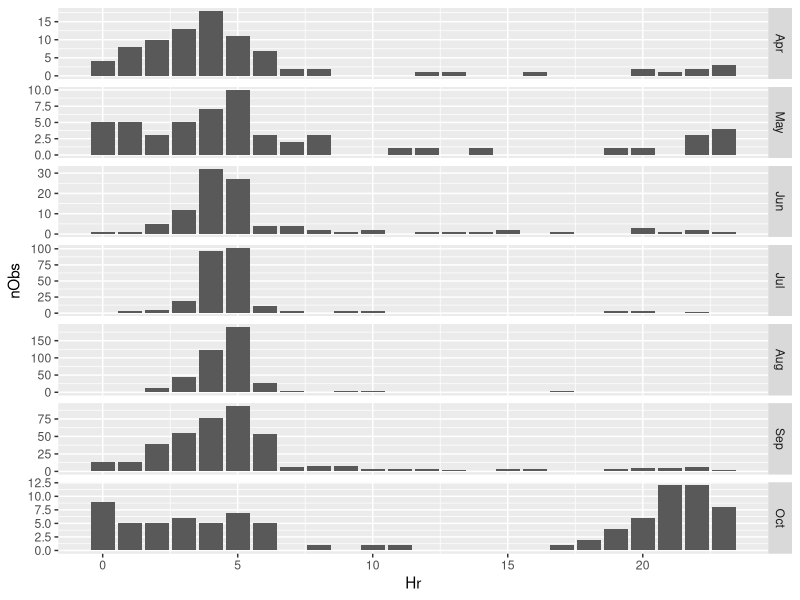
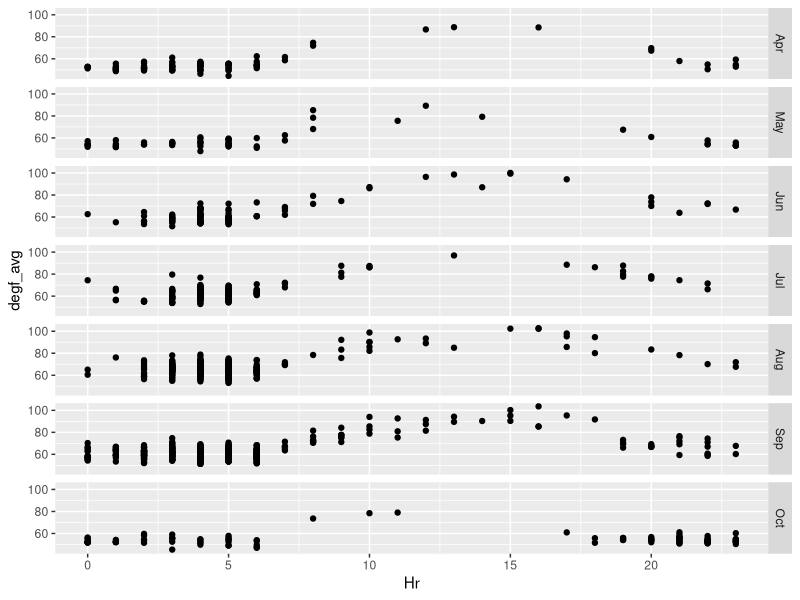

The R source for these figures, in order:
#===========================================================================#
# script11_explore_count_and_temperature.R
# 
# Uses the "combined" data set created in script10 to explore relationsips 
#
# PARTS
# 1. Basic questions about combined data set (multiple obs/night?)(line 14)  
# 2.  Examine captures after 7AM (before midnight) (line 64)  
#
# combined--imported as created in script10
# combined2--adds categorical variable for off hours
#
#===========================================================================#

library(tidyverse)
library(lubridate)

#-- 1. Basic questions about combined data set (multiple obs/night?) --------

combined <- read_csv("./data/merged_count_and_temp_data.csv")
combined
# A tibble: 1,428 x 11
#   pest_dif site         Yr Mnth.x Julian    Hr degf_avg degf_lo degf_hi rh_avg Mnth.y
#      <dbl> <chr>     <dbl> <chr>   <dbl> <dbl>    <dbl>   <dbl>   <dbl>  <dbl> <chr> 
# 1        1 UCKearney  2019 Jun       153     5     60.2    59.7    61.2   89.8 Jun   
# 2        1 UCKearney  2019 Jul       191     4     61.2    60.3    62.2   83.6 Jul   
# 3        1 UCKearney  2019 Jul       194     4     64.2    63.9    65.1   93.2 Jul 

length(combined$pest_dif)
# [1] 1428
length(combined$pest_dif[is.na(combined$pest_dif)])
# [1] 0

#-- First confirms r object and syntax. Second confirms that NAs have already
#-- been filtered out, and can be assumed not to exist for subsequent code

### How many cases of multiple entries per day?
combined %>%  
  group_by(site,Yr,Julian) %>% 
  summarise(moths = sum(pest_dif),
            nObs = n())
# A tibble: 577 x 5
# Groups:   site, Yr [10]
#   site          Yr Julian moths  nObs
#   <chr>      <dbl>  <dbl> <dbl> <int>
# 1 mikewoolf1  2019    142     1     1
# 2 mikewoolf1  2019    143     3     2
# 3 mikewoolf1  2019    144     2     1

combined %>% 
  group_by(site,Yr,Julian) %>% 
  summarise(moths = sum(pest_dif),
            nObs = n()) %>% 
  filter(nObs > 1) 

# A tibble: 331 x 5
# Groups:   site, Yr [10]
#   site          Yr Julian moths  nObs
#   <chr>      <dbl>  <dbl> <dbl> <int>
# 1 mikewoolf1  2019    143     3     2
# 2 mikewoolf1  2019    145    60     3
# 3 mikewoolf1  2019    148    66     4

#-- Multiple obs per night in ca. 60% of cases, even though
#-- data are in hour increments

#-- 2. Examine captures after 7AM (before midnight) -------------------------

# Create variable marking offhours 
combined2 <- combined %>% 
  mutate(offhrs = ifelse(Hr <= 7,"No","Yes"))

# Examine other categorical variables individual
combined2 %>% 
  group_by(Yr,offhrs) %>% 
  summarise(nObs = n())
# A tibble: 4 x 3
# Groups:   Yr [2]
# Yr offhrs  nObs
#   <dbl> <chr>  <int>
# 1  2019 No       646
# 2  2019 Yes      114
# 3  2020 No       586
# 4  2020 Yes       82

#-- R has table functions that would apply a chi square test. Such a test
#-- might find a significant different between the years, but it would not
#-- be important when comparing 12 vs. 15%

combined2 %>% 
  group_by(site,offhrs) %>% 
  summarise(nObs = n()) %>% 
  pivot_wider(names_from = site, values_from = nObs)
# A tibble: 2 x 10
#   offhrs mikewoolf1 mikewoolf2 mikewoolf3 mikewoolf4 mikewoolf5 MWoolf_east Perez UCKearney  usda
#   <chr>       <int>      <int>      <int>      <int>      <int>       <int> <int>     <int> <int>
# 1 No            406        137        133        171         24          95    96        66   104
# 2 Yes            88         13         20         21         10          16     7        10    11

# somewhat consistent when there were many captures, more random when there
# were fewer

### Now we can examine month and temperature (next time)

# How many "bins" do we have for month?
combined2 %>% 
  filter(Mnth.x != Mnth.y) 
  #-- Same thing, retatined from both sources in merge

combined2 %>% 
  group_by(Mnth.x) %>% 
  summarise(nObs = n())

# Make Mnth.x into a factor to conserve order
combined2$Mnth.x <- factor(combined2$Mnth.x, levels = c("Mar","Apr","May","Jun","Jul","Aug","Sep","Oct"))
combined2

combined2 %>% 
  group_by(Mnth.x,offhrs) %>% 
  summarise(nObs = n()) 
# Mnth.x offhrs  nObs
# <fct>  <chr>  <int>
#  1 Mar    No         2
#  2 Apr    No        73
#  3 Apr    Yes       13
#  4 May    No        40
#  5 May    Yes       15
#  6 Jun    No        86
#  7 Jun    Yes       18
#  8 Jul    No       240
#  9 Jul    Yes       19
# 10 Aug    No       400
# 11 Aug    Yes       26
# 12 Sep    No       349
# 13 Sep    Yes       57
# 14 Oct    No        42
# 15 Oct    Yes       48

#-- We can ignore March. Suggests similar trends until October. Can be
#-- Processed with some combination of stacked bar chart and a table 
#-- with proportions. Will be necessary to re-arrange the data, particularly
#-- for the latter 

x <- combined2 %>% 
  group_by(Mnth.x,offhrs) %>%
  filter(Mnth.x != "Mar") %>% 
  summarise(nObs = n()) 
x # as expected

x$Mnth.x <- droplevels(x$Mnth.x)

levels(x$Mnth.x)
# [1] "Apr" "May" "Jun" "Jul" "Aug" "Sep" "Oct"

# Use pivot_wider to get "No" and "Yes" on same line
x <- x %>% 
  pivot_wider(names_prefix = "Offhours_", names_from = offhrs, values_from = nObs)

x %>%
  mutate(pct_offhours = 100*(Offhours_Yes/(Offhours_No + Offhours_Yes)))
#   Mnth.x Offhours_No Offhours_Yes pct_offhours
#   <fct>        <int>        <int>        <dbl>
# 1 Apr             73           13        15.1 
# 2 May             40           15        27.3 
# 3 Jun             86           18        17.3 
# 4 Jul            240           19         7.34
# 5 Aug            400           26         6.10
# 6 Sep            349           57        14.0 
# 7 Oct             42           48        53.3 

# Go back to combined2 and examine other trends
combined2 <- combined2 %>% 
  filter(Mnth.y != "Mar")
#-- drops two observations
combined2$Mnth.x <- droplevels(combined2$Mnth.x)

# Plot of observations by hour with vertically aligned panels for month
y <- combined2 %>% 
  group_by(Mnth.x,Hr) %>% 
  summarise(nObs = n())

ggplot(data = y, aes(x = Hr, y = nObs)) +
  geom_col() +
  facet_grid(Mnth.x ~ ., scales = "free_y")

# Add temperature
ggplot(data = combined2, aes(x = Hr, y = degf_avg)) +
  geom_point() +
  facet_grid(Mnth.x ~ .)


  

